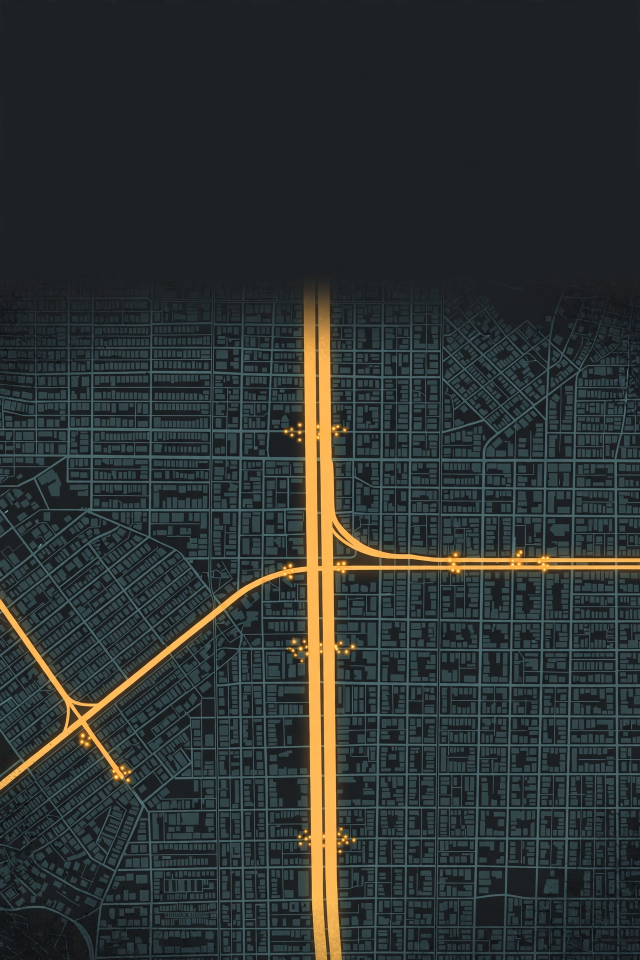
#> input picture hero_source/media-generation-hero-art-nashville-hin-0-b77a5621-f227-4029-bda1-8144eafd0ad1.webp, 1280 x 1920 px, found by its file name (shown at 1/2 size)
$ python hero_composite.py
#> lines starting #> are read from the running program, lines starting #| are printed output that depends on the picture
from PIL import Image, ImageDraw, ImageFont
import os, json, textwrap
BASE=os.path.expanduser("~/workspace/goals/daily-civic-data-brief/hidden_files/nashville-hin-brief-2026-11-14")
art=os.path.join(BASE,"hero_source","media-generation-hero-art-nashville-hin-0-b77a5621-f227-4029-bda1-8144eafd0ad1.webp")
img=Image.open(art).convert("RGB"); W,H=img.size
#> further down, img is the input picture: PIL image 1280x1920 RGB; mean R, G, B 45.2, 51, 49.9
#> after `W, H = img.size`: W = 1280; H = 1920
d=ImageDraw.Draw(img,"RGBA")
for y in range(int(H*0.42)):
    a=int(200*(1-y/(H*0.42))+40); d.line([(0,y),(W,y)],fill=(18,18,18,min(a,235)))
def font(sz,bold=True):
    p="/usr/share/fonts/truetype/dejavu/DejaVuSans-Bold.ttf" if bold else "/usr/share/fonts/truetype/dejavu/DejaVuSans.ttf"
    return ImageFont.truetype(p,sz)
def wrap(text,f,maxw):
    words=text.split(); lines=[]; cur=""
    for w in words:
        t=(cur+" "+w).strip()
        if d.textlength(t,font=f)<=maxw: cur=t
        else: lines.append(cur); cur=w
    if cur: lines.append(cur)
    return lines
d.text((60,60),"372 of 1,955",font=font(int(W*0.085)),fill=(232,163,61))
y=60+int(W*0.115); f2=font(int(W*0.040))
#> after `y = 60 + int(W * 0.115)`: y = 207
for line in wrap("19.0% of the network's KSI crashes sit on 16 High-tier segments — 6.1% of its miles",f2,W-120):
    d.text((60,y),line,font=f2,fill=(255,255,255)); y+=int(W*0.055)
#> after the loop, y = 417
source="Source: Nashville Vision Zero High Injury Network layer, 297 segments (pulled Nov 14, 2026) — HIN recorded counts"
fs=font(int(W*0.019),False); sl=wrap(source,fs,W-120)
#> after `sl = wrap(source, fs, W - 120)`: sl = 2 items
yy=H-int(H*0.045)
#> yy = 1834
for line in sl: d.text((60,yy),line,font=fs,fill=(235,235,235)); yy+=int(W*0.026)
#> this loop made 2 passes
#> yy on pass 1: 1867
#> (line, yy) on pass 2: ('HIN recorded counts', 1900)
#> after the loop, yy = 1900
open(os.path.join(BASE,"hero-headline.txt"),"w").write("372 of 1,955 — 19.0% of the network's KSI crashes sit on 16 High-tier segments — 6.1% of its miles\n"+source+"\n")
img.save(os.path.join(BASE,"hero.png")); print("hero saved", img.size)
#> after `img.save(os.path.join(BASE, 'hero.png'))`:
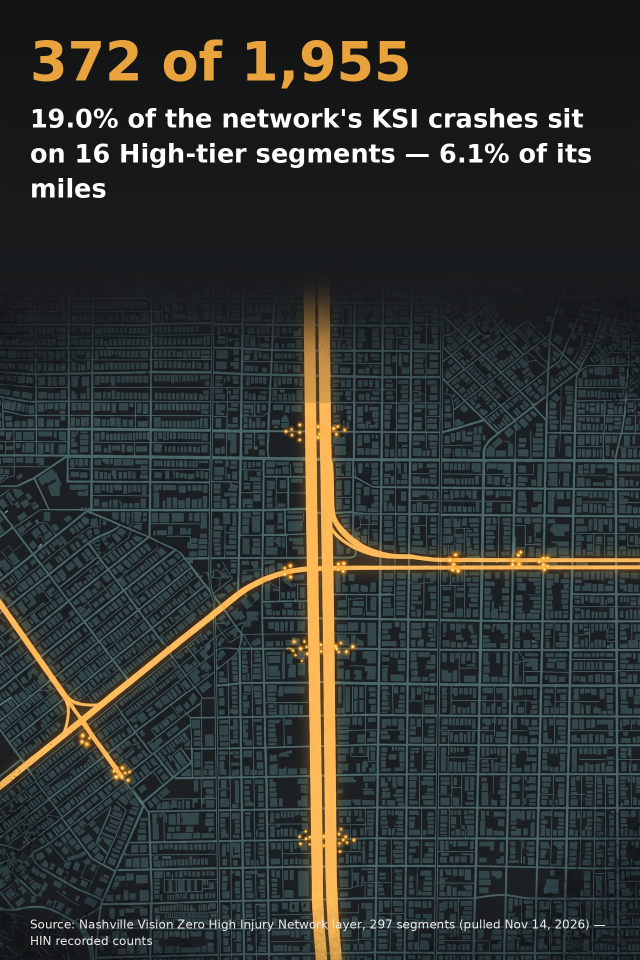
#> saved as hero.png: PIL image 1280x1920 RGB (shown at 1/2 size); mean R, G, B 48.2, 52.3, 49.4
#| hero saved (1280, 1920)
